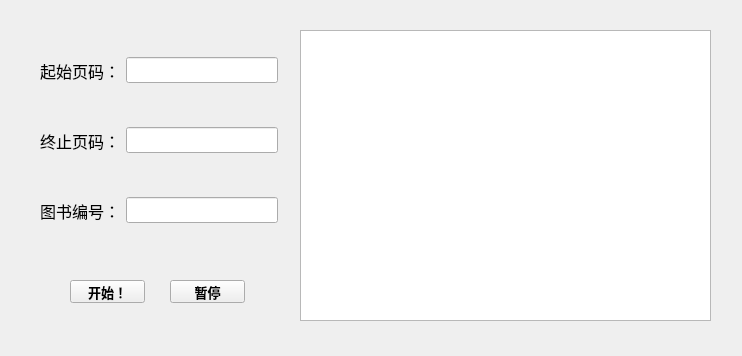
<?xml version="1.0" encoding="UTF-8"?>
<ui version="4.0">
 <class>MainWindow</class>
 <widget class="QMainWindow" name="MainWindow">
  <property name="geometry">
   <rect>
    <x>0</x>
    <y>0</y>
    <width>742</width>
    <height>356</height>
   </rect>
  </property>
  <property name="windowTitle">
   <string>教科书下载</string>
  </property>
  <property name="windowIcon">
   <iconset>
    <normaloff>6.ico</normaloff>6.ico</iconset>
  </property>
  <property name="windowOpacity">
   <double>1.000000000000000</double>
  </property>
  <widget class="QWidget" name="centralwidget">
   <widget class="QWidget" name="layoutWidget">
    <property name="geometry">
     <rect>
      <x>40</x>
      <y>50</y>
      <width>238</width>
      <height>41</height>
     </rect>
    </property>
    <layout class="QHBoxLayout" name="horizontalLayout">
     <item>
      <widget class="QLabel" name="label">
       <property name="font">
        <font>
         <family>微软雅黑 Medium</family>
         <pointsize>12</pointsize>
        </font>
       </property>
       <property name="text">
        <string>起始页码：</string>
       </property>
      </widget>
     </item>
     <item>
      <widget class="QLineEdit" name="start_page">
       <property name="font">
        <font>
         <family>微软雅黑 Medium</family>
         <pointsize>10</pointsize>
         <weight>75</weight>
         <bold>true</bold>
        </font>
       </property>
      </widget>
     </item>
    </layout>
   </widget>
   <widget class="QTextBrowser" name="result_show">
    <property name="geometry">
     <rect>
      <x>300</x>
      <y>30</y>
      <width>411</width>
      <height>291</height>
     </rect>
    </property>
    <property name="font">
     <font>
      <family>微软雅黑 Medium</family>
      <weight>75</weight>
      <bold>true</bold>
     </font>
    </property>
    <property name="html">
     <string>&lt;!DOCTYPE HTML PUBLIC &quot;-//W3C//DTD HTML 4.0//EN&quot; &quot;http://www.w3.org/TR/REC-html40/strict.dtd&quot;&gt;
&lt;html&gt;&lt;head&gt;&lt;meta name=&quot;qrichtext&quot; content=&quot;1&quot; /&gt;&lt;style type=&quot;text/css&quot;&gt;
p, li { white-space: pre-wrap; }
&lt;/style&gt;&lt;/head&gt;&lt;body style=&quot; font-family:'微软雅黑 Medium'; font-size:9pt; font-weight:600; font-style:normal;&quot;&gt;
&lt;p style=&quot;-qt-paragraph-type:empty; margin-top:0px; margin-bottom:0px; margin-left:0px; margin-right:0px; -qt-block-indent:0; text-indent:0px;&quot;&gt;&lt;br /&gt;&lt;/p&gt;&lt;/body&gt;&lt;/html&gt;</string>
    </property>
   </widget>
   <widget class="QPushButton" name="start_btn">
    <property name="geometry">
     <rect>
      <x>70</x>
      <y>280</y>
      <width>75</width>
      <height>23</height>
     </rect>
    </property>
    <property name="font">
     <font>
      <family>微软雅黑 Medium</family>
      <pointsize>10</pointsize>
      <weight>75</weight>
      <bold>true</bold>
     </font>
    </property>
    <property name="text">
     <string>开始！</string>
    </property>
   </widget>
   <widget class="QWidget" name="layoutWidget">
    <property name="geometry">
     <rect>
      <x>40</x>
      <y>120</y>
      <width>238</width>
      <height>41</height>
     </rect>
    </property>
    <layout class="QHBoxLayout" name="horizontalLayout_2">
     <item>
      <widget class="QLabel" name="label_2">
       <property name="font">
        <font>
         <family>微软雅黑 Medium</family>
         <pointsize>12</pointsize>
        </font>
       </property>
       <property name="text">
        <string>终止页码：</string>
       </property>
      </widget>
     </item>
     <item>
      <widget class="QLineEdit" name="end_page">
       <property name="font">
        <font>
         <family>微软雅黑 Medium</family>
         <pointsize>10</pointsize>
         <weight>75</weight>
         <bold>true</bold>
        </font>
       </property>
      </widget>
     </item>
    </layout>
   </widget>
   <widget class="QPushButton" name="stop_btn">
    <property name="geometry">
     <rect>
      <x>170</x>
      <y>280</y>
      <width>75</width>
      <height>23</height>
     </rect>
    </property>
    <property name="font">
     <font>
      <family>微软雅黑 Medium</family>
      <pointsize>10</pointsize>
      <weight>75</weight>
      <bold>true</bold>
     </font>
    </property>
    <property name="text">
     <string>暂停</string>
    </property>
   </widget>
   <widget class="QWidget" name="layoutWidget">
    <property name="geometry">
     <rect>
      <x>40</x>
      <y>190</y>
      <width>238</width>
      <height>41</height>
     </rect>
    </property>
    <layout class="QHBoxLayout" name="horizontalLayout_3">
     <item>
      <widget class="QLabel" name="label_3">
       <property name="font">
        <font>
         <family>微软雅黑 Medium</family>
         <pointsize>12</pointsize>
        </font>
       </property>
       <property name="text">
        <string>图书编号：</string>
       </property>
      </widget>
     </item>
     <item>
      <widget class="QLineEdit" name="book_id">
       <property name="font">
        <font>
         <family>微软雅黑 Medium</family>
         <pointsize>10</pointsize>
         <weight>75</weight>
         <bold>true</bold>
        </font>
       </property>
      </widget>
     </item>
    </layout>
   </widget>
  </widget>
 </widget>
 <resources/>
 <connections/>
</ui>
